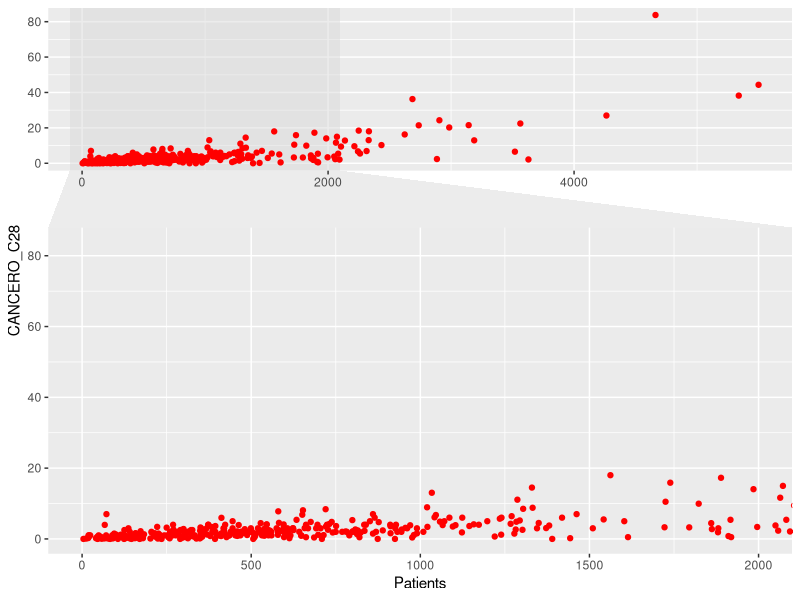
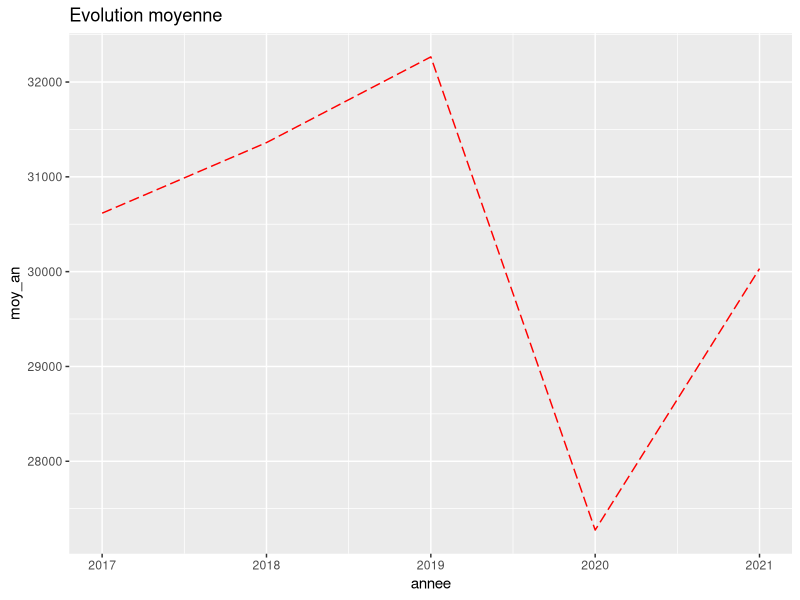
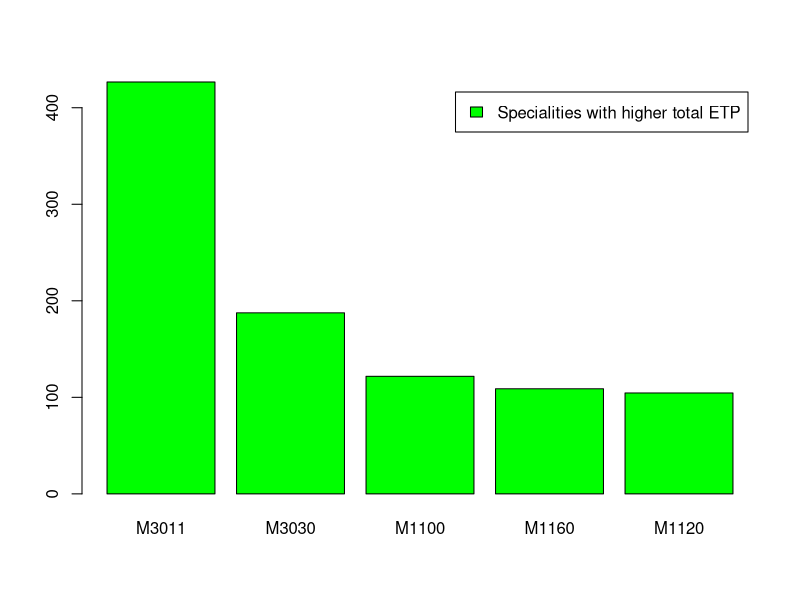
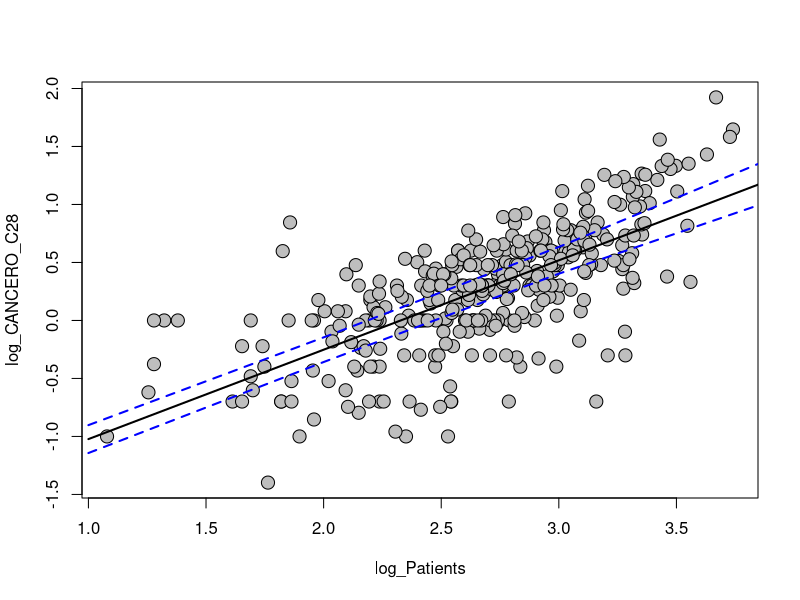
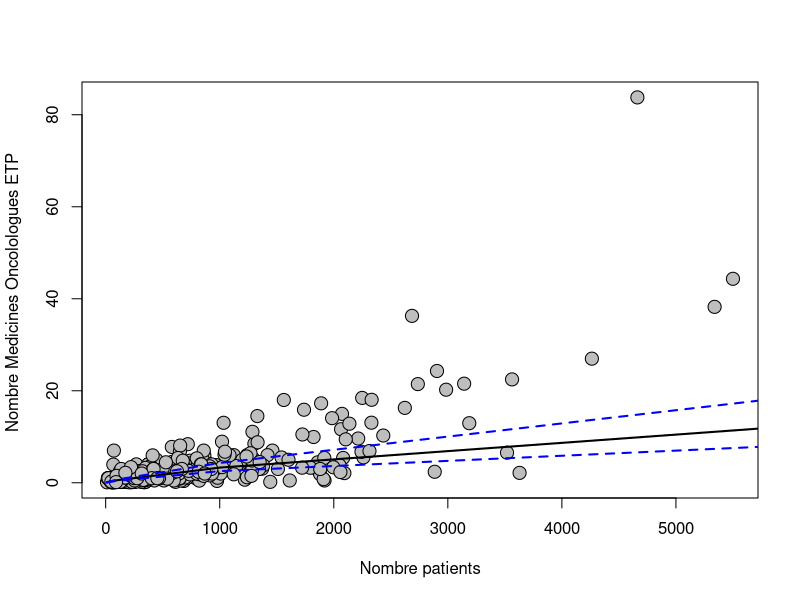

The R script that drew these images, in order:
## ---- chunk 1
#To run first
#Imports of packages
library('tidyverse')
library("ggforce") #for graphs
library("dplyr") #for sql data manipulation
library("sqldf")
library("lmtest") #for Breusch-Pagan Test for etero
library("FactoMineR")
## ---- chunk 2

getwd()
setwd(dirname(rstudioapi::getActiveDocumentContext()$path))

cancero <- read.csv(file = "Donnees-20221103/CANCERO_2019.csv",
                    header = TRUE, sep = ";", dec = ".")

desc_cancero <- read.csv(file = "Donnees-20221103/Desc_Cancero_Urgences.csv",
                         header = TRUE, sep = ",", dec = ".")

urgences2017  <- read.csv(file = "Donnees-20221103/URGENCES2_2017.csv",
                         header = TRUE, sep = ";", dec = ".")

urgences2018  <- read.csv(file = "Donnees-20221103/URGENCES2_2018.csv",
                         header = TRUE, sep = ";", dec = ".")

urgences2019  <- read.csv(file = "Donnees-20221103/URGENCES2_2019.csv",
                         header = TRUE, sep = ";", dec = ".")

urgences2020  <- read.csv(file = "Donnees-20221103/URGENCES2_2020.csv",
                         header = TRUE, sep = ";", dec = ".")

urgences2021  <- read.csv(file = "Donnees-20221103/URGENCES2_2021.csv",
                         header = TRUE, sep = ";", dec = ".")

Q20 <- read.csv(file = "Donnees-20221103/Q20_2019.csv",
                         header = TRUE, sep = ";", dec = ".")

desc_Q20 <- read.csv(file = "Donnees-20221103/Desc_Q20.csv",
                         header = TRUE, sep = ",", dec = ".")

## ---- chunk 3
#attach databases, only run once
attach(cancero)
attach(desc_cancero)

## ---- chunk 4
#Define functions

#given an iterable X returns a vector without doublons of elements in L
no_doublons <- function(X){
      L <- list()
      for (x in X){
            if (! x %in% L){
                  L <- c(L,x)
            }
      }
      return(L)
}

#sum excluding na values
sum2 <- function(vector) {
      return(sum(vector[! is.na(vector)]))
}



## ---- chunk 5
N_chem_adults_MCO <- sum(CANCERO_A11[! is.na(CANCERO_A11)])
print(N_chem_adults_MCO)
## ---- chunk 6
N_chem_adults_HAD <- sum(CANCERO_B11[! is.na(CANCERO_B11)]) 
N_chem_childs_MCO <- sum(CANCERO_C11[! is.na(CANCERO_C11)]) 
N_chem_childs_HAD <- sum(CANCERO_D11[! is.na(CANCERO_D11)]) 

HAD_tot <- N_chem_adults_HAD + N_chem_childs_HAD
MCO_tot <- N_chem_adults_MCO + N_chem_childs_MCO
sprintf("The HAD adults percentage is :%.2f%%", N_chem_adults_HAD/HAD_tot*100)
sprintf("The MCO adults percentage is: %.2f%%", N_chem_adults_MCO/MCO_tot*100)

## ---- chunk 7
cancero$Patients <- CANCERO_A11 + CANCERO_B11 + CANCERO_C11 + CANCERO_D11


ggplot(cancero) + 
      geom_point(aes(x = Patients, y = CANCERO_C28), col = "red")+
      facet_zoom(xlim = c(0, 2000)) #zoom

## ---- chunk 8
urgtot <- urgences2019[urgences2019$URG== "GEN", "dt80"] + urgences2019[urgences2019$URG == "GEN", "dt18"]
prop <- urgences2019[urgences2019$URG== "GEN", "dt80"] / urgtot
sprintf("l’unité d’urgence générale pour laquelle la proportion de patients de moins de 18 ans est la plus élevée est FI = %s", 
         urgences2019[urgences2019$URG =="GEN", ]$FI[which.max(prop)])
## ---- chunk 9
nb_unit_lit_nouveaux <-0
urgences2019_2020<-merge(urgences2019[urgences2019$URG == "GEN",],urgences2020[urgences2020$URG == "GEN",], by="FI")
nb_lit_nouveaux<-urgences2019_2020[,"LIT_UHCD.x"]-urgences2019_2020[, "LIT_UHCD.y"]
nb_lit_nouveaux<-nb_lit_nouveaux[!is.na(nb_lit_nouveaux)]
for(i in seq(1,length(nb_lit_nouveaux))){
  if (nb_lit_nouveaux[i] > 0){
    nb_unit_lit_nouveaux <- nb_unit_lit_nouveaux +1
  }
}
sprintf("nombre d’unites générales qui ont rajoute des lits en 2020 par rapport a 2019 : %i", nb_unit_lit_nouveaux)
## ---- chunk 10
moy_2017<-mean(urgences2017[urgences2017$URG == "GEN","PASSU"],na.rm=TRUE)
moy_2018<-mean(urgences2018[urgences2018$URG == "GEN","PASSU"],na.rm=TRUE)
moy_2019<-mean(urgences2019[urgences2019$URG == "GEN","PASSU"],na.rm=TRUE)
moy_2020<-mean(urgences2020[urgences2020$URG == "GEN","PASSU"],na.rm=TRUE)
moy_2021<-mean(urgences2021[urgences2021$URG == "GEN","PASSU"],na.rm=TRUE)

moy_an<-c(moy_2017,moy_2018,moy_2019,moy_2020,moy_2021)
annee<- c(2017,2018,2019,2020,2021)
evo_an<-data.frame(annee, moy_an)

ggplot(data = evo_an, aes(x=annee, y=moy_an )) + 
  geom_line(color = "red", linetype = 5) +
   ggtitle("Evolution moyenne")
## ---- chunk 11
d = dim(Q20)
colran = 1:d[2]
rowran = 1:d[1]
for (i in colran) {
      n_na = length(rowran[is.na(Q20[,i])])  
      name = names(Q20)[i]
      print(sprintf("La proportion de donnèes manquantes de %s est %.3f per cent",
                     name,  n_na/d[1]*100))
}

## ---- chunk 12

#Names of all specialities, last is "total"
specialites <- sqldf('select distinct "Label.modalité", "Valeur.Modalité"
                      from desc_Q20
                      where "Variable" = "EFFSALPLF" or
                      "Variable" = "EFFSALPLH"')
#propH has one row for every speciality, last column will containt the correspondent proportion
propH <- t(rbind(specialites[, 1], specialites[, 2], specialites[,1]))

len <- dim(propH)[1]


for (i in 1:len) {
      job <- propH[i,]
      H_indices <- Q20$"PERSO" == job[2]
      F_indices <- Q20$"PERSO" == job[2]
      Hommes_job_total <- sum2(Q20$"EFFSALPLH"[H_indices])
      Femmes_job_total <- sum2(Q20$"EFFSALPLF"[F_indices])
      job_total <- Hommes_job_total + Femmes_job_total

      propH[i,3] <- Hommes_job_total / job_total
}
## ---- chunk 13
i <- which.max(propH[,3])
sprintf("%s has a male staff percentage of %.2f%%", propH[i,1], as.double(propH[i,3])*100)
## ---- chunk 14
i <- which.min(propH[,3])
sprintf("%s has a male staff percentage of %.2f%%", propH[i,1], as.double(propH[i,3])*100)
## ---- chunk 15
dist_vector <- abs(as.double(propH[,3]) - 1/2)
i <- which.min(propH[,3])
sprintf("%s has a male staff percentage of %.2f%%", propH[i,1], as.double(propH[i,3])*100)
## ---- chunk 16

specialites$ETP_tot <- rep(0,len)

for (i in 1:len) {
      indices <- Q20$"PERSO" == specialites[i,2] #finds indices corresponding to speciality ID
      tot_ETP <- sum2(Q20$"ETP_PU"[indices])
      specialites$ETP_tot[i] <- tot_ETP
}

ordered_specialites <- specialites[order(specialites$ETP_tot, decreasing = TRUE),]

## ---- chunk 17
indices <- c(1,3)
print(ordered_specialites[2:6,indices]) #the first line is the total
short_ordered_specialites <- ordered_specialites[2:6,]

barplot(height = short_ordered_specialites[,3], names.arg = short_ordered_specialites[,2], legend.text = "Specialities with higher total ETP", col = "green")


## ---- chunk 18
#variables we care about: Patients, CANCERO_C28 of cancero
model_cancero <- lm(CANCERO_C28 ~ Patients, data = cancero)
bptest(model_cancero)

## ---- chunk 19
cancero$log_Patients <- log10(cancero$Patients)
#cancero$log_Patients[is.infinite(cancero$log_Patients),] <- NA 
cancero$log_CANCERO_C28 <- log10(cancero$CANCERO_C28)
cancero$log_CANCERO_C28[is.infinite(cancero$log_CANCERO_C28)] <- NA 
model2_cancero <- lm(log_CANCERO_C28 ~ log_Patients, data = cancero)
bptest(model2_cancero)

## ---- chunk 20
summary(model2_cancero)
## ---- chunk 21
#remove Na values
  x <- cancero$log_Patients
  y <- cancero$log_CANCERO_C28
  non_na_indices <- !is.na(x + y) 
  x <- x[non_na_indices]
  y <- y[non_na_indices]
  #non_null_indices <- !is.null(x+y)
  #x <- x[non_null_indices]
  #y <- y[non_null_indices]
  
  n <- length(x) #find number of samples after removal of Na values
  lm.model <- lm(y ~ x) # Fit linear model

  
  # Extract fitted coefficients from model
  b0 <- lm.model$coefficients[1]
  b1 <- lm.model$coefficients[2]
  
  # Find SSE and MSE
  sse <- sum((y - lm.model$fitted.values)^2)
  mse <- sse / (n - 2)
  t.val <- qt(0.975, n - 2) # Calculate critical t-value
  
  # Fit linear model with extracted coefficients
  x_new <- 1:max(x)
  y.fit <- b1 * x_new + b0
  
  # Find the standard error of the regression line
  se <- sqrt(sum((y - y.fit)^2) / (n - 2)) * sqrt(1 / n + (x - mean(x))^2 / sum((x -      mean(x))^2))
  
  # Fit a new linear model that extends past the given data points (for plotting)
  x_new2 <- 1:max(x + 100)
  y.fit2 <- b1 * x_new2 + b0
  
   # Warnings of mismatched lengths are suppressed
  slope.upper <- suppressWarnings(y.fit2 + t.val * se)
  slope.lower <- suppressWarnings(y.fit2 - t.val * se)
  x_bands <- 1:length(se)
  
  # Collect the computed confidence bands into a data.frame and name the colums
  bands <- data.frame(cbind(slope.lower, slope.upper))
  colnames(bands) <- c('Lower Confidence Band', 'Upper Confidence Band')
  
  # Plot the fitted linear regression line and the computed confidence bands
  plot(x, y, cex = 1.75, pch = 21, bg = 'gray', xlab = "log_Patients", ylab = "log_CANCERO_C28")
  lines(y.fit2, col = 'black', lwd = 2)
  lines(bands[1], col = 'blue', lty = 2, lwd = 2)
  lines(bands[2], col = 'blue', lty = 2, lwd = 2)
  
  # Plot the fitted linear regression line and the computed confidence bands
  # on the non-log adjusted graph 
  
  plot(10^x, 10^y, cex = 1.75, pch = 21, bg = 'gray', xlab = "Nombre patients",   ylab = "Nombre Medicines Oncolologues ETP ")
  lines(y = 10^y.fit2, x= 10^x_new2, col = 'black', lwd = 2)
  lines(y = 10^bands[,1], x = 10^x_bands, col = 'blue', lty = 2, lwd = 2)
  lines(y = 10^bands[,2], x = 10^x_bands, col = 'blue', lty = 2, lwd = 2)
